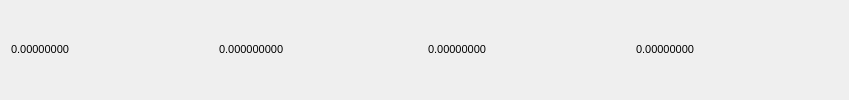
    <widget class="QFrame" name="tradingHeaderContainer">
     <property name="sizePolicy">
      <sizepolicy hsizetype="Preferred" vsizetype="Maximum">
       <horstretch>0</horstretch>
       <verstretch>0</verstretch>
      </sizepolicy>
     </property>
     <property name="minimumSize">
      <size>
       <width>849</width>
       <height>35</height>
      </size>
     </property>
     <property name="maximumSize">
      <size>
       <width>16777215</width>
       <height>220</height>
      </size>
     </property>
     <property name="frameShape">
      <enum>QFrame::NoFrame</enum>
     </property>
     <property name="frameShadow">
      <enum>QFrame::Raised</enum>
     </property>
     <property name="lineWidth">
      <number>0</number>
     </property>
     <layout class="QVBoxLayout" name="verticalLayout_trade">
      <item>
       <layout class="QHBoxLayout" name="wallettradeHeader">
        <item>
         <widget class="QLabel" name="Bid">
          <property name="minimumSize">
           <size>
            <width>0</width>
            <height>0</height>
           </size>
          </property>
          <property name="font">
           <font>
            <pointsize>8</pointsize>
            <weight>50</weight>
            <bold>false</bold>
           </font>
          </property>
          <property name="text">
           <string>0.00000000</string>
          </property>
          <property name="textInteractionFlags">
           <set>Qt::LinksAccessibleByMouse|Qt::TextSelectableByMouse</set>
          </property>
         </widget>
        </item>
        <item>
         <widget class="QLabel" name="volumet">
          <property name="minimumSize">
           <size>
            <width>0</width>
            <height>0</height>
           </size>
          </property>
          <property name="font">
           <font>
            <pointsize>8</pointsize>
            <weight>50</weight>
            <bold>false</bold>
           </font>
          </property>
          <property name="text">
           <string>0.000000000</string>
          </property>
          <property name="textInteractionFlags">
           <set>Qt::LinksAccessibleByMouse|Qt::TextSelectableByMouse</set>
          </property>
         </widget>
        </item>
        <item>
         <widget class="QLabel" name="Ask">
          <property name="minimumSize">
           <size>
            <width>0</width>
            <height>0</height>
           </size>
          </property>
          <property name="font">
           <font>
            <pointsize>8</pointsize>
            <weight>50</weight>
            <bold>false</bold>
           </font>
          </property>
          <property name="text">
           <string>0.00000000</string>
          </property>
          <property name="textInteractionFlags">
           <set>Qt::LinksAccessibleByMouse|Qt::TextSelectableByMouse</set>
          </property>
         </widget>
        </item>
        <item>
         <widget class="QLabel" name="volumebtc">
          <property name="minimumSize">
           <size>
            <width>0</width>
            <height>0</height>
           </size>
          </property>
          <property name="font">
           <font>
            <pointsize>8</pointsize>
            <weight>50</weight>
            <bold>false</bold>
           </font>
          </property>
          <property name="text">
           <string>0.00000000</string>
          </property>
          <property name="textInteractionFlags">
           <set>Qt::LinksAccessibleByMouse|Qt::TextSelectableByMouse</set>
          </property>
         </widget>
        </item>
       </layout>
      </item>
     </layout>
    </widget>
